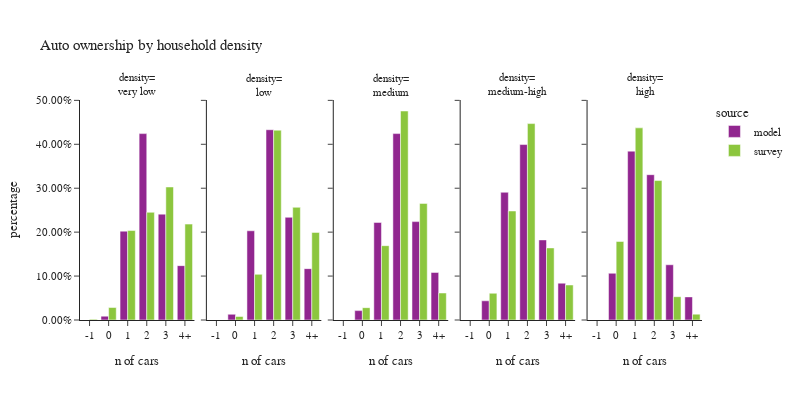

The code cell stored with this chart in its notebook:
### Code cell
plot_auto(hh.dropna(subset=['hh_density_group']),'hh_density_group','household density','density')

### Figure 1 — Plotly figure (JSON) as saved in the notebook; plotly's stock layout.template omitted (floating-point values rounded to 4 significant figures)
{"data": [{"alignmentgroup": "True", "customdata": [[0], [35519], [823654], [1727852], [981372], [504066]], "hovertemplate": "source=model<br>hh_density_group=very low<br>auto_ownership_simple=%{x}<br>percentage=%{y}<br>sample count=%{customdata[0]}<extra></extra>", "legendgroup": "model", "marker": {"color": "#91268F", "pattern": {"shape": ""}}, "name": "model", "offsetgroup": "model", "orientation": "v", "showlegend": true, "textposition": "auto", "type": "bar", "x": ["-1", "0", "1", "2", "3", "4+"], "xaxis": "x", "y": [0.0, 0.008722, 0.2022, 0.4243, 0.241, 0.1238], "yaxis": "y"}, {"alignmentgroup": "True", "customdata": [[0], [52935], [827277], [1764126], [952110], [476308]], "hovertemplate": "source=model<br>hh_density_group=low<br>auto_ownership_simple=%{x}<br>percentage=%{y}<br>sample count=%{customdata[0]}<extra></extra>", "legendgroup": "model", "marker": {"color": "#91268F", "pattern": {"shape": ""}}, "name": "model", "offsetgroup": "model", "orientation": "v", "showlegend": false, "textposition": "auto", "type": "bar", "x": ["-1", "0", "1", "2", "3", "4+"], "xaxis": "x2", "y": [0.0, 0.013, 0.2031, 0.4332, 0.2338, 0.1169], "yaxis": "y2"}, {"alignmentgroup": "True", "customdata": [[0], [173833], [1808690], [3455718], [1823789], [881787]], "hovertemplate": "source=model<br>hh_density_group=medium<br>auto_ownership_simple=%{x}<br>percentage=%{y}<br>sample count=%{customdata[0]}<extra></extra>", "legendgroup": "model", "marker": {"color": "#91268F", "pattern": {"shape": ""}}, "name": "model", "offsetgroup": "model", "orientation": "v", "showlegend": false, "textposition": "auto", "type": "bar", "x": ["-1", "0", "1", "2", "3", "4+"], "xaxis": "x3", "y": [0.0, 0.02135, 0.2221, 0.4243, 0.2239, 0.1083], "yaxis": "y3"}, {"alignmentgroup": "True", "customdata": [[0], [355922], [2367879], [3253034], [1485092], [682751]], "hovertemplate": "source=model<br>hh_density_group=medium-high<br>auto_ownership_simple=%{x}<br>percentage=%{y}<br>sample count=%{customdata[0]}<extra></extra>", "legendgroup": "model", "marker": {"color": "#91268F", "pattern": {"shape": ""}}, "name": "model", "offsetgroup": "model", "orientation": "v", "showlegend": false, "textposition": "auto", "type": "bar", "x": ["-1", "0", "1", "2", "3", "4+"], "xaxis": "x4", "y": [0.0, 0.0437, 0.2907, 0.3994, 0.1823, 0.08383], "yaxis": "y4"}, {"alignmentgroup": "True", "customdata": [[0], [866278], [3130785], [2694179], [1024303], [428555]], "hovertemplate": "source=model<br>hh_density_group=high<br>auto_ownership_simple=%{x}<br>percentage=%{y}<br>sample count=%{customdata[0]}<extra></extra>", "legendgroup": "model", "marker": {"color": "#91268F", "pattern": {"shape": ""}}, "name": "model", "offsetgroup": "model", "orientation": "v", "showlegend": false, "textposition": "auto", "type": "bar", "x": ["-1", "0", "1", "2", "3", "4+"], "xaxis": "x5", "y": [0.0, 0.1064, 0.3844, 0.3308, 0.1258, 0.05262], "yaxis": "y5"}, {"alignmentgroup": "True", "customdata": [[10], [132], [1915], [2372], [1365], [718]], "hovertemplate": "source=survey<br>hh_density_group=very low<br>auto_ownership_simple=%{x}<br>percentage=%{y}<br>sample count=%{customdata[0]}<extra></extra>", "legendgroup": "survey", "marker": {"color": "#8CC63E", "pattern": {"shape": ""}}, "name": "survey", "offsetgroup": "survey", "orientation": "v", "showlegend": true, "textposition": "auto", "type": "bar", "x": ["-1", "0", "1", "2", "3", "4+"], "xaxis": "x", "y": [0.001681, 0.02839, 0.2037, 0.2452, 0.3028, 0.2183], "yaxis": "y"}, {"alignmentgroup": "True", "customdata": [[0], [34], [1291], [3095], [1064], [360]], "hovertemplate": "source=survey<br>hh_density_group=low<br>auto_ownership_simple=%{x}<br>percentage=%{y}<br>sample count=%{customdata[0]}<extra></extra>", "legendgroup": "survey", "marker": {"color": "#8CC63E", "pattern": {"shape": ""}}, "name": "survey", "offsetgroup": "survey", "orientation": "v", "showlegend": false, "textposition": "auto", "type": "bar", "x": ["-1", "0", "1", "2", "3", "4+"], "xaxis": "x2", "y": [0.0, 0.007953, 0.1039, 0.4321, 0.2566, 0.1994], "yaxis": "y2"}, {"alignmentgroup": "True", "customdata": [[0], [249], [2945], [5170], [1674], [353]], "hovertemplate": "source=survey<br>hh_density_group=medium<br>auto_ownership_simple=%{x}<br>percentage=%{y}<br>sample count=%{customdata[0]}<extra></extra>", "legendgroup": "survey", "marker": {"color": "#8CC63E", "pattern": {"shape": ""}}, "name": "survey", "offsetgroup": "survey", "orientation": "v", "showlegend": false, "textposition": "auto", "type": "bar", "x": ["-1", "0", "1", "2", "3", "4+"], "xaxis": "x3", "y": [0.0, 0.02808, 0.1692, 0.4758, 0.2654, 0.06145], "yaxis": "y3"}, {"alignmentgroup": "True", "customdata": [[0], [618], [4919], [4022], [866], [746]], "hovertemplate": "source=survey<br>hh_density_group=medium-high<br>auto_ownership_simple=%{x}<br>percentage=%{y}<br>sample count=%{customdata[0]}<extra></extra>", "legendgroup": "survey", "marker": {"color": "#8CC63E", "pattern": {"shape": ""}}, "name": "survey", "offsetgroup": "survey", "orientation": "v", "showlegend": false, "textposition": "auto", "type": "bar", "x": ["-1", "0", "1", "2", "3", "4+"], "xaxis": "x4", "y": [0.0, 0.06089, 0.2482, 0.4471, 0.1641, 0.07971], "yaxis": "y4"}, {"alignmentgroup": "True", "customdata": [[0], [4912], [12828], [5020], [818], [185]], "hovertemplate": "source=survey<br>hh_density_group=high<br>auto_ownership_simple=%{x}<br>percentage=%{y}<br>sample count=%{customdata[0]}<extra></extra>", "legendgroup": "survey", "marker": {"color": "#8CC63E", "pattern": {"shape": ""}}, "name": "survey", "offsetgroup": "survey", "orientation": "v", "showlegend": false, "textposition": "auto", "type": "bar", "x": ["-1", "0", "1", "2", "3", "4+"], "xaxis": "x5", "y": [0.0, 0.1787, 0.4374, 0.3175, 0.05305, 0.01335], "yaxis": "y5"}], "layout": {"annotations": [{"font": {}, "showarrow": false, "text": "density=<br>very low", "x": 0.092, "xanchor": "center", "xref": "paper", "y": 1.0, "yanchor": "bottom", "yref": "paper"}, {"font": {}, "showarrow": false, "text": "density=<br>low", "x": 0.296, "xanchor": "center", "xref": "paper", "y": 1.0, "yanchor": "bottom", "yref": "paper"}, {"font": {}, "showarrow": false, "text": "density=<br>medium", "x": 0.5, "xanchor": "center", "xref": "paper", "y": 1.0, "yanchor": "bottom", "yref": "paper"}, {"font": {}, "showarrow": false, "text": "density=<br>medium-high", "x": 0.704, "xanchor": "center", "xref": "paper", "y": 1.0, "yanchor": "bottom", "yref": "paper"}, {"font": {}, "showarrow": false, "text": "density=<br>high", "x": 0.908, "xanchor": "center", "xref": "paper", "y": 1.0, "yanchor": "bottom", "yref": "paper"}], "barmode": "group", "font": {"size": 11}, "height": 400, "legend": {"title": {"text": "source"}, "tracegroupgap": 0}, "title": {"text": "Auto ownership by household density"}, "width": 800, "xaxis": {"anchor": "y", "domain": [0.0, 0.184], "title": {"text": "n of cars"}}, "xaxis2": {"anchor": "y2", "domain": [0.204, 0.388], "matches": "x", "title": {"text": "n of cars"}}, "xaxis3": {"anchor": "y3", "domain": [0.408, 0.592], "matches": "x", "title": {"text": "n of cars"}}, "xaxis4": {"anchor": "y4", "domain": [0.612, 0.796], "matches": "x", "title": {"text": "n of cars"}}, "xaxis5": {"anchor": "y5", "domain": [0.816, 1.0], "matches": "x", "title": {"text": "n of cars"}}, "yaxis": {"anchor": "x", "domain": [0.0, 1.0], "tickformat": ".2%", "title": {"text": "percentage"}}, "yaxis2": {"anchor": "x2", "domain": [0.0, 1.0], "matches": "y", "showticklabels": false}, "yaxis3": {"anchor": "x3", "domain": [0.0, 1.0], "matches": "y", "showticklabels": false}, "yaxis4": {"anchor": "x4", "domain": [0.0, 1.0], "matches": "y", "showticklabels": false}, "yaxis5": {"anchor": "x5", "domain": [0.0, 1.0], "matches": "y", "showticklabels": false}}}
